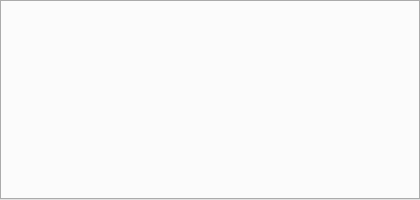
<?xml version="1.0" encoding="UTF-8"?>
<ui version="4.0">
 <class>ModelDrawerWidget</class>
 <widget class="QTabWidget" name="ModelDrawerWidget">
  <property name="geometry">
   <rect>
    <x>0</x>
    <y>0</y>
    <width>420</width>
    <height>200</height>
   </rect>
  </property>
  <property name="sizePolicy">
   <sizepolicy hsizetype="Preferred" vsizetype="Preferred">
    <horstretch>0</horstretch>
    <verstretch>0</verstretch>
   </sizepolicy>
  </property>
  <property name="windowTitle">
   <string>TabWidget</string>
  </property>
  <property name="currentIndex">
   <number>-1</number>
  </property>
 </widget>
 <resources/>
 <connections/>
</ui>
